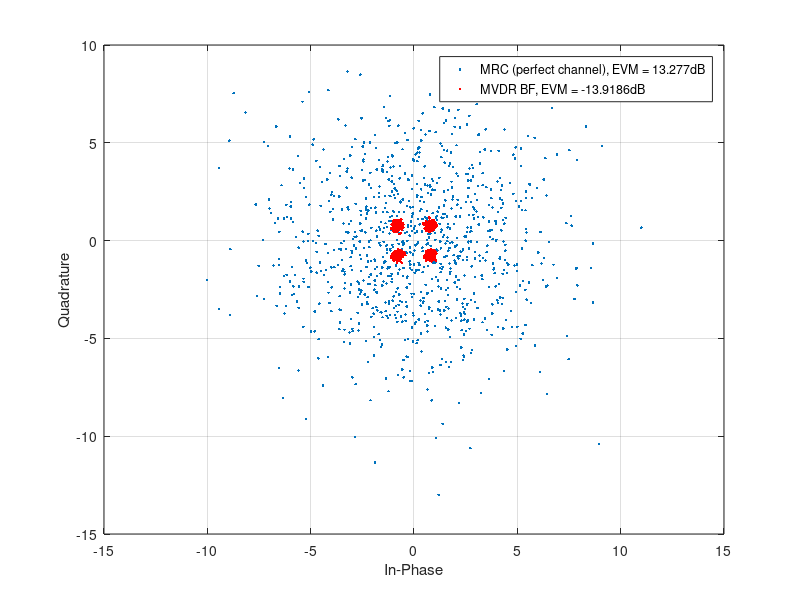
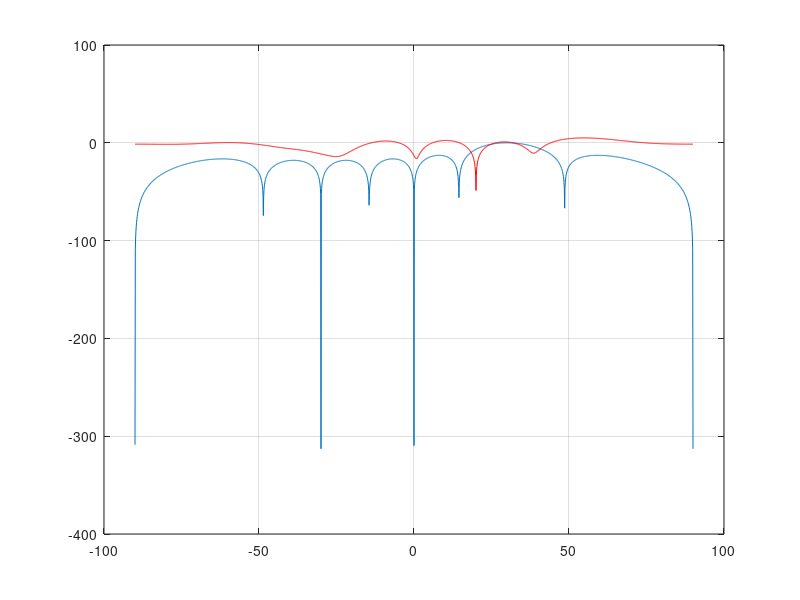

These figures' MATLAB source, in order: (Note: this script raises an error after producing the figures.)
%% Setup

close all;
clear;
clc;

%% Constants

% Signal to Noise ratio
SNRdB = 15;
% Signal to Interference ratio
SIRdB = -20;
% Number of Rx (Receiver) antenas
N = 8;
% Number of pilot signals for training channel estimator
NumPilots = 10;
% Number of payload signals to receive
NumPayLoad = 1000;

%% Signal generation

% Desired signal DoA (Direction of Arrival)
theta_deg = 30;
x_desired = exp(-1j*pi*sin(theta_deg*pi/180)*[0:N-1].');
% Interference signal DoA
Interf_angle = 20;
x_Interf = exp(-1j*pi*sin(Interf_angle*pi/180)*[0:N-1].');
% Pilots generation 
pilots = randsrc(1,NumPilots,[1+1j 1-1j -1+1j -1-1j])/sqrt(2);
% Signal generation without noise
s = randsrc(1,NumPayLoad,[1+1j 1-1j -1+1j -1-1j])/sqrt(2);
% Random phase generation
a_desired = exp(1j*2*pi*rand);
% Full signl generation without noise as would be received at antenaa array
y_desired = a_desired * x_desired * [pilots,s];
% Generate Circulant AWGN for interference (jammer)
r = (randn(1,length([pilots,s])) + 1j * randn(1,length([pilots,s])))/sqrt(2);
% Generate full interference, one should notice it has a different phase
y_interf = exp(1j*2*pi*rand)*x_Interf*10^(-SIRdB/20)*r;
% Generate noise for actual signal
Noise = 10^(-SNRdB/20) * (randn(size(y_desired)) + 1j * randn(size(y_desired)))/sqrt(2);
% Total signal
y = y_desired + y_interf + Noise;
% Plotting total signal generated


%% Channel estimation

% Doing channel estimation using pilots, transposes needed to solve the
% equations in a nice way
Y = y(:,1:NumPilots).';
p = pilots.';
% Channel weights using least squares estimation
w_hat = pinv(Y'*Y)*Y'*p;

%% Max Ratio Combining (MRC) Beamformer

% This beamformer does maximum likelihood (ML) estimation of the following
% problem: y = h*s+rho*n where h is the antena array, s in the signal, rho
% is the power of the noise and n is C-AWGN. We solve the equation using
% ML estimation in the following way: y - h*s = rho* n , where n~N(0,sigma^2*I)

% Extraction of reconstructed QAM signals using MRC beamformer
s_hat_MRC = (a_desired*x_desired)'/N*y(:,NumPilots+1:end);

%% Minimum Variance Distortionless Response (MVDR) Beamformer

% This beamformer does ML estimation of the following problem: y = h*s + m
% where m now is Gaussiaan colored noise with covariance matrix C, the
% gaussian variable is colored because there is asymmetry in the geometry
% as a result of another signal present, therefore we would like to
% eliminae it, thats exactly what the MVDR beamformer will do for us, we
% are going to do null-steering using it, and eliminate the interference.

% We use the channel estimation (Channel state information - CSI) inside
% our MVDR beamformer because we cant know the actual covariance matrix of
% the signals without the noise.
s_hat_MVDR = w_hat.'*y(:,NumPilots+1:end);

%% Plot comparison between beamformers at IQ plane

% Error vector magnitude calculation (Error to the actual IQ symbol)
EVM_mrc_dB = 10 * log10(mean(abs(s_hat_MRC-s).^2)); 
EVM_mvdr_dB = 10 * log10(mean(abs(s_hat_MVDR-s).^2)); 
% Plot
plot(s_hat_MRC,'.'); grid; hold on
plot(s_hat_MVDR,'r.')
xlabel('In-Phase')
ylabel('Quadrature')
legend(['MRC (perfect channel), EVM = ',num2str(EVM_mrc_dB),'dB'], ['MVDR BF, EVM = ',num2str(EVM_mvdr_dB),'dB'])

%% Plot spatial response

% Look at spatial filter design of the beamformers
phi_deg = [-90:.1:90];
% We input signals with different DoA and see the beamformers response
for k = 1:length(phi_deg)
    x_test = exp(-1j*pi*sin(phi_deg(k)*pi/180)*[0:N-1].');
    MRC_resp(k) = abs(x_desired'*x_test)/N;
    MVDR_resp(k) = abs(w_hat.'*x_test);
end

figure;
plot(phi_deg,20*log10(MRC_resp)); hold on; grid;
plot(phi_deg,20*log10(MVDR_resp),'r');
xline(theta_deg,'blue');
xline(Interf_angle);
ylim([-60 max(max(20*log10(MRC_resp)),max(20*log10(MVDR_resp)))+10]); xticks(-100:25:100)
title(['Spatial Response with ', num2str(N), ' Rx antennas. Desired at ',num2str(theta_deg),' deg and interf (jammer) at ',num2str(Interf_angle),' deg']);
legend('MRC response','MVDR response','Desired signal DoA','Jammer DoA')
xlabel('DoA (deg)')
ylabel('Response (dB)')









